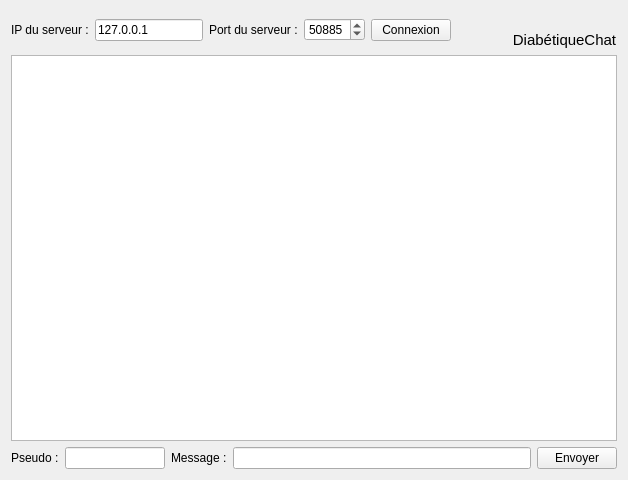
<?xml version="1.0" encoding="UTF-8"?>
<ui version="4.0">
 <class>FenClient</class>
 <widget class="QWidget" name="FenClient">
  <property name="geometry">
   <rect>
    <x>0</x>
    <y>0</y>
    <width>628</width>
    <height>480</height>
   </rect>
  </property>
  <property name="windowTitle">
   <string>DiabétiqueChat - Client</string>
  </property>
  <property name="windowIcon">
   <iconset>
    <normaloff>chat.png</normaloff>chat.png</iconset>
  </property>
  <layout class="QVBoxLayout" name="verticalLayout_2">
   <item>
    <layout class="QHBoxLayout" name="horizontalLayout">
     <item>
      <widget class="QLabel" name="label">
       <property name="text">
        <string>IP du serveur :</string>
       </property>
      </widget>
     </item>
     <item>
      <widget class="QLineEdit" name="serveurIP">
       <property name="maximumSize">
        <size>
         <width>150</width>
         <height>16777215</height>
        </size>
       </property>
       <property name="text">
        <string>127.0.0.1</string>
       </property>
      </widget>
     </item>
     <item>
      <widget class="QLabel" name="label_2">
       <property name="text">
        <string>Port du serveur :</string>
       </property>
      </widget>
     </item>
     <item>
      <widget class="QSpinBox" name="serveurPort">
       <property name="minimumSize">
        <size>
         <width>60</width>
         <height>0</height>
        </size>
       </property>
       <property name="minimum">
        <number>1024</number>
       </property>
       <property name="maximum">
        <number>65535</number>
       </property>
       <property name="value">
        <number>50885</number>
       </property>
      </widget>
     </item>
     <item>
      <widget class="QPushButton" name="boutonConnexion">
       <property name="text">
        <string>Connexion</string>
       </property>
      </widget>
     </item>
     <item>
      <spacer name="horizontalSpacer">
       <property name="orientation">
        <enum>Qt::Horizontal</enum>
       </property>
       <property name="sizeHint" stdset="0">
        <size>
         <width>40</width>
         <height>20</height>
        </size>
       </property>
      </spacer>
     </item>
     <item>
      <layout class="QVBoxLayout" name="verticalLayout">
       <item>
        <widget class="QLabel" name="label_5">
         <property name="pixmap">
          <pixmap>chat.png</pixmap>
         </property>
        </widget>
       </item>
       <item>
        <widget class="QLabel" name="label_6">
         <property name="font">
          <font>
           <pointsize>11</pointsize>
           <weight>50</weight>
           <bold>false</bold>
          </font>
         </property>
         <property name="text">
          <string>DiabétiqueChat</string>
         </property>
         <property name="alignment">
          <set>Qt::AlignCenter</set>
         </property>
        </widget>
       </item>
      </layout>
     </item>
    </layout>
   </item>
   <item>
    <widget class="QTextEdit" name="listeMessages">
     <property name="readOnly">
      <bool>true</bool>
     </property>
    </widget>
   </item>
   <item>
    <layout class="QHBoxLayout" name="horizontalLayout_2">
     <item>
      <widget class="QLabel" name="label_3">
       <property name="text">
        <string>Pseudo :</string>
       </property>
      </widget>
     </item>
     <item>
      <widget class="QLineEdit" name="pseudo">
       <property name="maximumSize">
        <size>
         <width>100</width>
         <height>16777215</height>
        </size>
       </property>
      </widget>
     </item>
     <item>
      <widget class="QLabel" name="label_4">
       <property name="text">
        <string>Message :</string>
       </property>
      </widget>
     </item>
     <item>
      <widget class="QLineEdit" name="message"/>
     </item>
     <item>
      <widget class="QPushButton" name="boutonEnvoyer">
       <property name="text">
        <string>Envoyer</string>
       </property>
       <property name="icon">
        <iconset>
         <normaloff>chat.png</normaloff>chat.png</iconset>
       </property>
      </widget>
     </item>
    </layout>
   </item>
  </layout>
 </widget>
 <resources/>
 <connections/>
</ui>
